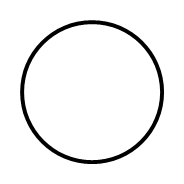
#> input picture Assignment2/shapes/A.png, 184 x 184 px
$ python main.py   (older library calls are emulated)
#> lines starting #> are read from the running program, lines starting #| are printed output that depends on the picture; after the words box and inside, x2 and y2 are one past the last pixel; in counts of white or black regions, pixels touching at a corner belong together
### Assignment2/processShapes.py
import os
import cv2
import RavenProblem

def capture_shape(file_name, figures):

#> called with file_name = 'shapes/A.png'
    image = cv2.imread(file_name, 0)
#> image is the input picture: shape (184, 184); min 0, max 255, mean 241.8

    # capture the edges of
    threshold = cv2.threshold(image,127,255,0)[1]
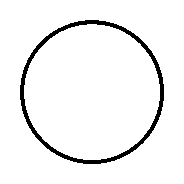
#> threshold: shape (184, 184); 94.8% white; 1 black region
    im2,contours,hierarchy = cv2.findContours(threshold, 1, 2)
#> contours = 3 contours; box (x1, y1, x2, y2) and area: (0, 0, 184, 184) 33489, (19, 19, 165, 165) 16478, (24, 24, 160, 160) 14318
    num_contours = contours[0]
#> num_contours = contour of 196 points, box (x1, y1, x2, y2) (24, 24, 160, 160), area 14318
    epsilon = 0.01*cv2.arcLength(num_contours,True)
#> epsilon = 4.48
    approximation = cv2.approxPolyDP(num_contours, epsilon, True)
#> approximation = contour of 16 points, box (x1, y1, x2, y2) (25, 25, 159, 160), area 14100
    edges = len(approximation)
#> edges = 16

    # capture raven object information
    tag = os.path.basename(file_name).split(".")[0]
    shape = get_shape(edges)
#> shape = 'circle'
    fill = is_filled(image)


    raven_object = RavenProblem.RavenObject(tag, shape, fill)
    figures[tag] = raven_object


    return raven_object, figures

"""Given the edges, return the correct
    shape as a string
"""

def get_shape(edges):
      if(edges == 3):
        return "triangle"
      elif(edges == 4):
        return "square"
      elif(edges > 4):
        return "circle"
      else:
        return None

""" Search for the value for
    the pixel as the center of the
    shape and based on it's value,
    return if the shape is filled or not
"""

def is_filled(image):
    width, height = image.shape[0], image.shape[1]
#> width = 184; height = 184

    midPx = image[int(width/2), int(height/2)]
#> midPx = 255
#> in capture_shape, `fill = is_filled(image)`: fill = False

    if(midPx == 0):
        return True
    elif(midPx == 255):
        return False

### Assignment2/RavenProblem.py
"""
Representation of an image in the Ravens matrix
"""
class RavenObject:

    def __init__(self, image_tag, shape, fill):
#> called with image_tag = 'A', shape = 'circle', fill = False
        self.image_tag = image_tag
        self.shape = shape
        self.fill = fill
#> self.fill = False


class RavenProblem:

    def __init__(self, test, solutions):
        self.test = test
        self.solutions = solutions


### Assignment2/main.py
import processShapes
import cv2
from RavenProblem import RavenProblem
import agent
from SemanticNetwork import SemanticNetwork

def main():

    tests = {}
    solutions = {}

    ravens_problem = RavenProblem(tests, solutions)


    #test figures
    imageA, ravens_problem.tests = processShapes.capture_shape("shapes/A.png", ravens_problem.test)
#> ravens_problem.tests = 1 item
    imageB, ravens_problem.tests = processShapes.capture_shape("shapes/B.png", ravens_problem.test)
#> call 2 of capture_shape, with file_name = 'shapes/B.png'
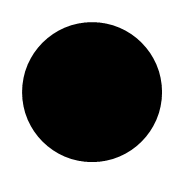
#> input picture Assignment2/shapes/B.png, 184 x 184 px
#> in capture_shape, image is the input picture: shape (184, 184); min 0, max 255, mean 139.2
#> in capture_shape (call 2), `threshold = cv2.threshold(image,127,255,0)[1]`:
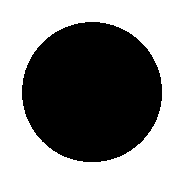
#> threshold: shape (184, 184); 54.6% white; 1 black region
#> in capture_shape (call 2), `im2,contours,hierarchy = cv2.findContours(threshold, 1, 2)`: contours = 2 contours; box (x1, y1, x2, y2) and area: (0, 0, 184, 184) 33489, (21, 21, 163, 163) 15585
#> in capture_shape (call 2), `num_contours = contours[0]`: num_contours = contour of 202 points, box (x1, y1, x2, y2) (21, 21, 163, 163), area 15585
#> in capture_shape (call 2), `epsilon = 0.01*cv2.arcLength(num_contours,True)`: epsilon = 4.67
#> in capture_shape (call 2), `approximation = cv2.approxPolyDP(num_contours, epsilon, True)`: approximation = contour of 16 points, box (x1, y1, x2, y2) (21, 21, 163, 163), area 15332
#> in capture_shape (call 2), `fill = is_filled(image)`: fill = True
#> ravens_problem.tests = 2 items
    imageC, ravens_problem.tests = processShapes.capture_shape("shapes/C.png", ravens_problem.test)

    #solution figures
    image1, ravens_problem.solutions = processShapes.capture_shape("shapes/1.png", ravens_problem.solutions)
    image2, ravens_problem.solutions = processShapes.capture_shape("shapes/2.png", ravens_problem.solutions)
    image3, ravens_problem.solutions = processShapes.capture_shape("shapes/3.png", ravens_problem.solutions)
    image4, ravens_problem.solutions = processShapes.capture_shape("shapes/4.png", ravens_problem.solutions)
    image5, ravens_problem.solutions = processShapes.capture_shape("shapes/5.png", ravens_problem.solutions)
    image6, ravens_problem.solutions = processShapes.capture_shape("shapes/6.png", ravens_problem.solutions)


    target = SemanticNetwork.create_network(imageA, imageB)

    agent.solve(target, imageC, ravens_problem.solutions)


if __name__ == "__main__":
#> (the run stopped early here; a loop or call above may not have finished)
